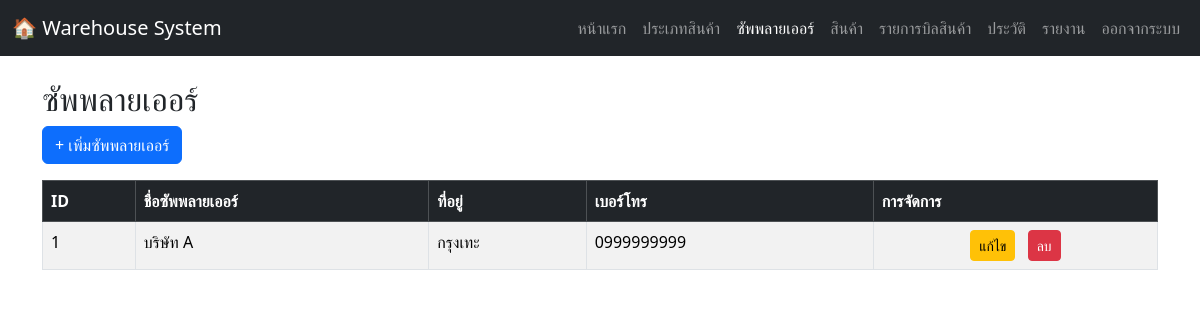
The app's page /suppliers.php (signed in), older data.
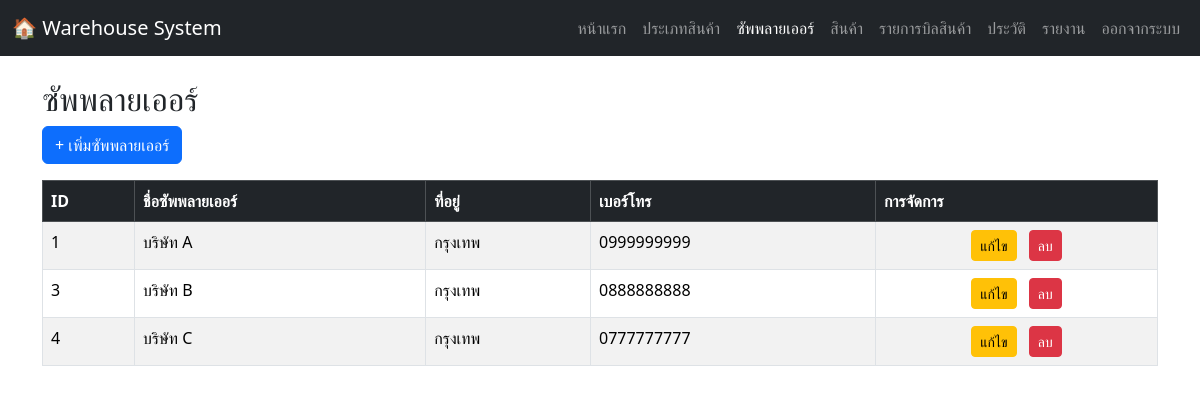
The same page, newer data.
### tables this page shows
CREATE TABLE `suppliers` (
  `supplier_id` int(11) NOT NULL,
  `supplier_name` varchar(150) NOT NULL,
  `address` varchar(255) DEFAULT NULL,
  `phone` varchar(50) DEFAULT NULL
);

### suppliers.php (the view, shortened to what this page needs)
<?php
include 'connection.php';
$sql = "SELECT supplier_id, supplier_name, address, phone FROM suppliers ORDER BY supplier_id ASC";
$result = $conn->query($sql);
?>
<!DOCTYPE html>
<html lang="th">
<head>
  <link rel="stylesheet" href="https://cdn.jsdelivr.net/npm/bootstrap@5.3.2/dist/css/bootstrap.min.css">
</head>
<body>
<nav class="navbar navbar-expand-lg navbar-dark bg-dark">
  <div class="container-fluid">
    <a class="navbar-brand" href="#">🏠 Warehouse System</a>
    <div class="collapse navbar-collapse" id="navbarNav">
      <ul class="navbar-nav ms-auto">
          <li class="nav-item"><a class="nav-link" href="homepage.php">หน้าแรก</a></li>
          <li class="nav-item"><a class="nav-link" href="categories.php">ประเภทสินค้า</a></li>
          <li class="nav-item"><a class="nav-link active" href="suppliers.php">ซัพพลายเออร์</a></li>
          <li class="nav-item"><a class="nav-link" href="products.php">สินค้า</a></li>
          <li class="nav-item"><a class="nav-link" href="warehouse_page.php">รายการบิลสินค้า</a></li>
          <li class="nav-item"><a class="nav-link" href="history.php">ประวัติ</a></li>
          <li class="nav-item"><a class="nav-link" href="report.php">รายงาน</a></li>
          <li class="nav-item"><a class="nav-link" href="logout.php">ออกจากระบบ</a></li>
      </ul>
    </div>
  </div>
</nav>
<div class="container mt-4">
  <h2>ซัพพลายเออร์</h2>
  <a href="add_suppliers.php" class="btn btn-primary mb-3">+ เพิ่มซัพพลายเออร์</a>
  <table class="table table-bordered table-striped">
    <thead class="table-dark">
      <tr>
        <th>ID</th>
        <th>ชื่อซัพพลายเออร์</th>
        <th>ที่อยู่</th>
        <th>เบอร์โทร</th>
        <th>การจัดการ</th>
      </tr>
    </thead>
    <tbody>
      <?php
      if ($result->num_rows > 0) {
          while ($row = $result->fetch_assoc()) {
              echo "<tr>
                      <td>{$row['supplier_id']}</td>
                      <td>{$row['supplier_name']}</td>
                      <td>{$row['address']}</td>
                      <td>{$row['phone']}</td>
                      <td class='text-center'>
                        <a href='supplier_edit.php?id={$row['supplier_id']}' class='btn btn-warning btn-sm me-2'>แก้ไข</a>
                        <a href='supplier_delete.php?id={$row['supplier_id']}' onclick=\"return confirm('คุณแน่ใจหรือไม่ว่าต้องการลบซัพพลายเออร์นี้?');\" class='btn btn-danger btn-sm'>ลบ</a>
                      </td>
                    </tr>";
          }
      } else {
          echo "<tr><td colspan='5' class='text-center text-muted'>ไม่มีข้อมูลซัพพลายเออร์</td></tr>";
      }
      ?>
    </tbody>
  </table>
</div>
</body>
</html>

Row changes from the older to the newer data that the page shows:
changed suppliers "บริษัท A": address "กรุงเทะ" → "กรุงเทพ"
added suppliers: supplier_id "3", supplier_name "บริษัท B", address "กรุงเทพ", phone "0888888888"
added suppliers: supplier_id "4", supplier_name "บริษัท C", address "กรุงเทพ", phone "0777777777"
